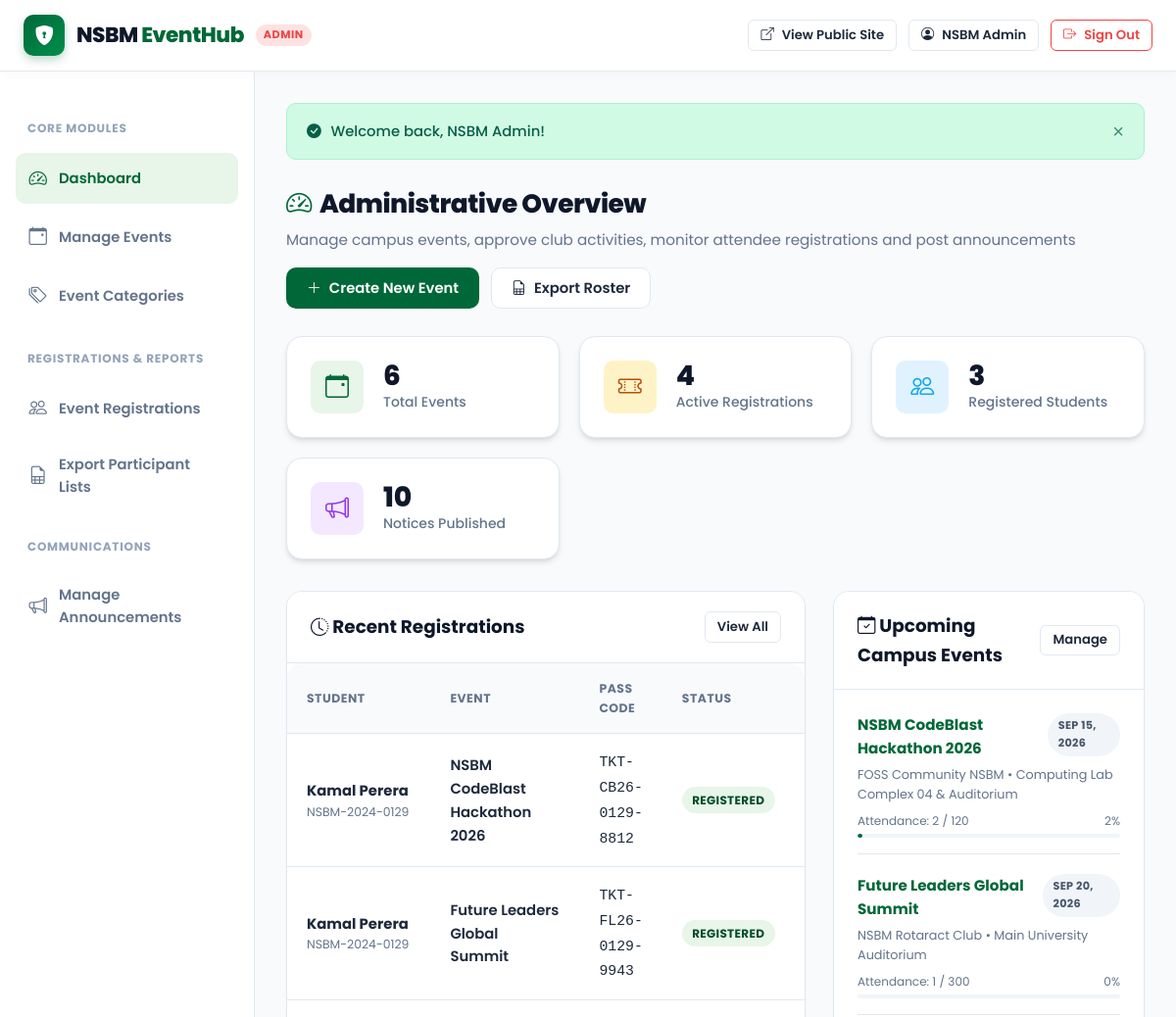
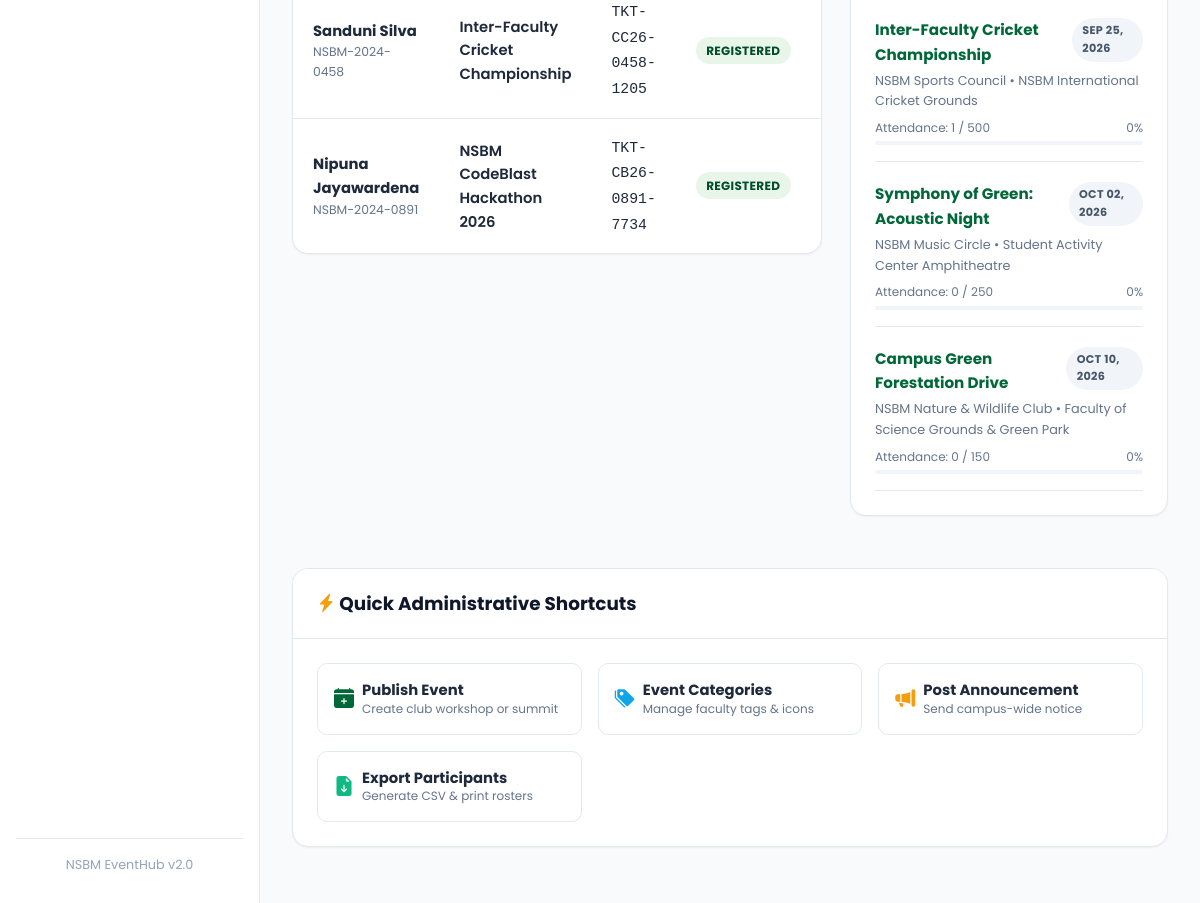
Page /admin/dashboard.php (signed in) on the committed database (2 pictures, top to bottom).
### tables this page shows
CREATE TABLE registrations (
    id INT AUTO_INCREMENT PRIMARY KEY,
    event_id INT NOT NULL,
    user_id INT NOT NULL,
    ticket_code VARCHAR(60) NOT NULL UNIQUE,
    status ENUM('registered', 'attended', 'cancelled') NOT NULL DEFAULT 'registered',
    registration_date TIMESTAMP DEFAULT CURRENT_TIMESTAMP,
    special_requirements VARCHAR(255) NULL,
    CONSTRAINT fk_reg_event FOREIGN KEY (event_id) REFERENCES events(id) ON DELETE CASCADE,
    CONSTRAINT fk_reg_user FOREIGN KEY (user_id) REFERENCES users(id) ON DELETE CASCADE,
    CONSTRAINT uk_user_event UNIQUE (event_id, user_id)
);

CREATE TABLE users (
    id INT AUTO_INCREMENT PRIMARY KEY,
    full_name VARCHAR(150) NOT NULL,
    student_id VARCHAR(50) NULL UNIQUE,
    email VARCHAR(150) NOT NULL UNIQUE,
    password VARCHAR(255) NOT NULL,
    role ENUM('admin', 'student') NOT NULL DEFAULT 'student',
    faculty VARCHAR(100) NULL,
    phone VARCHAR(20) NULL,
    created_at TIMESTAMP DEFAULT CURRENT_TIMESTAMP
);

CREATE TABLE events (
    id INT AUTO_INCREMENT PRIMARY KEY,
    category_id INT NOT NULL,
    title VARCHAR(200) NOT NULL,
    club_name VARCHAR(150) NOT NULL,
    description TEXT NOT NULL,
    venue VARCHAR(200) NOT NULL,
    event_date DATE NOT NULL,
    start_time TIME NOT NULL,
    end_time TIME NOT NULL,
    capacity INT NOT NULL DEFAULT 100,
    banner_image VARCHAR(255) NULL,
    status ENUM('upcoming', 'ongoing', 'completed', 'cancelled') NOT NULL DEFAULT 'upcoming',
    created_by INT NOT NULL,
    created_at TIMESTAMP DEFAULT CURRENT_TIMESTAMP,
    CONSTRAINT fk_event_category FOREIGN KEY (category_id) REFERENCES categories(id) ON DELETE CASCADE,
    CONSTRAINT fk_event_creator FOREIGN KEY (created_by) REFERENCES users(id) ON DELETE CASCADE
);

### config/database.php (called while the page is built, shortened)
<?php
function formatDate($dateString) {
    $timestamp = strtotime($dateString);
    return date('M d, Y', $timestamp);
}
function getBaseUrl() {
    $scriptName = str_replace('\\', '/', $_SERVER['SCRIPT_NAME'] ?? '');
    $dir = str_replace('\\', '/', dirname($scriptName));
    if (strpos($dir, '/admin') !== false) {
        $dir = str_replace('\\', '/', dirname($dir));
    }
    $trimmed = trim($dir, '/');
    return $trimmed === '' ? '/' : '/' . $trimmed . '/';
}
function getStatusBadgeClass($status) {
    switch (strtolower($status)) {
        case 'registered':
            return 'badge-registered';
    }
}

### admin/dashboard.php (the view, shortened to what this page needs)
<?php
require_once __DIR__ . '/header.php';
$pdo = getDbConnection();
$totalEvents = $pdo->query("SELECT COUNT(*) FROM events")->fetchColumn();
$totalRegs = $pdo->query("SELECT COUNT(*) FROM registrations WHERE status != 'cancelled'")->fetchColumn();
$totalStudents = $pdo->query("SELECT COUNT(*) FROM users WHERE role = 'student'")->fetchColumn();
$totalAnnouncements = $pdo->query("SELECT COUNT(*) FROM announcements")->fetchColumn();
$recentRegsStmt = $pdo->query("
    SELECT r.*, u.full_name, u.student_id, u.email, e.title as event_title, e.event_date
    FROM registrations r
    JOIN users u ON r.user_id = u.id
    JOIN events e ON r.event_id = e.id
    ORDER BY r.registration_date DESC
    LIMIT 6
");
$recentRegs = $recentRegsStmt->fetchAll();
$upcomingEventsStmt = $pdo->query("
    SELECT e.*, c.name as category_name,
           (SELECT COUNT(*) FROM registrations r WHERE r.event_id = e.id AND r.status != 'cancelled') as registered_count
    FROM events e
    JOIN categories c ON e.category_id = c.id
    WHERE e.status = 'upcoming' AND e.event_date >= CURDATE()
    ORDER BY e.event_date ASC
    LIMIT 5
");
$upcomingEvents = $upcomingEventsStmt->fetchAll();
?>
<div class="section-header">
    <div>
        <h1 class="section-title"><i class="bi bi-speedometer2"></i> Administrative Overview</h1>
        <p class="section-subtitle">Manage campus events, approve club activities, monitor attendee registrations and post announcements</p>
    </div>
    <div style="display: flex; gap: 0.75rem;">
        <a href="<?php echo $baseUrl; ?>admin/event_add.php" class="btn btn-primary">
            <i class="bi bi-plus-lg"></i> Create New Event
        </a>
        <a href="<?php echo $baseUrl; ?>admin/export_participants.php" class="btn btn-secondary">
            <i class="bi bi-file-earmark-spreadsheet"></i> Export Roster
        </a>
    </div>
</div>
<div class="stats-grid" style="margin-top: 0; margin-bottom: 2rem;">
    <div class="stat-card">
        <div class="stat-icon green"><i class="bi bi-calendar-event"></i></div>
        <div>
            <div class="stat-number"><?php echo $totalEvents; ?></div>
            <div class="stat-label">Total Events</div>
        </div>
    </div>
    <div class="stat-card">
        <div class="stat-icon gold"><i class="bi bi-ticket-perforated"></i></div>
        <div>
            <div class="stat-number"><?php echo $totalRegs; ?></div>
            <div class="stat-label">Active Registrations</div>
        </div>
    </div>
    <div class="stat-card">
        <div class="stat-icon blue"><i class="bi bi-people"></i></div>
        <div>
            <div class="stat-number"><?php echo $totalStudents; ?></div>
            <div class="stat-label">Registered Students</div>
        </div>
    </div>
    <div class="stat-card">
        <div class="stat-icon purple"><i class="bi bi-megaphone"></i></div>
        <div>
            <div class="stat-number"><?php echo $totalAnnouncements; ?></div>
            <div class="stat-label">Notices Published</div>
        </div>
    </div>
</div>
<div style="display: grid; grid-template-columns: 2fr 1.2fr; gap: 1.75rem; align-items: start;">
    <div class="card">
        <div class="card-header">
            <h3 class="card-title"><i class="bi bi-clock-history"></i> Recent Registrations</h3>
            <a href="<?php echo $baseUrl; ?>admin/registrations.php" class="btn btn-secondary btn-sm">View All</a>
        </div>
        <div class="card-body" style="padding: 0;">
            <?php if (empty($recentRegs)): ?>
                <div style="padding: 2rem; text-align: center; color: var(--text-muted);">
                    No registrations recorded yet.
                </div>
            <?php else: ?>
                <div class="table-responsive" style="border: none; box-shadow: none;">
                    <table class="table">
                        <thead>
                            <tr>
                                <th>Student</th>
                                <th>Event</th>
                                <th>Pass Code</th>
                                <th>Status</th>
                                <th>Date</th>
                            </tr>
                        </thead>
                        <tbody>
                            <?php foreach ($recentRegs as $reg): ?>
                                <tr>
                                    <td>
                                        <strong><?php echo htmlspecialchars($reg['full_name']); ?></strong>
                                        <div style="font-size: 0.775rem; color: var(--text-muted);"><?php echo htmlspecialchars($reg['student_id'] ?: $reg['email']); ?></div>
                                    </td>
                                    <td>
                                        <span style="font-weight: 600;"><?php echo htmlspecialchars($reg['event_title']); ?></span>
                                    </td>
                                    <td><code><?php echo htmlspecialchars($reg['ticket_code']); ?></code></td>
                                    <td>
                                        <span class="badge <?php echo getStatusBadgeClass($reg['status']); ?>">
                                            <?php echo ucfirst($reg['status']); ?>
                                        </span>
                                    </td>
                                    <td style="font-size: 0.8rem; color: var(--text-muted);">
                                    </td>
                                </tr>
                            <?php endforeach; ?>
                        </tbody>
                    </table>
                </div>
            <?php endif; ?>
        </div>
    </div>
    <div class="card">
        <div class="card-header">
            <h3 class="card-title"><i class="bi bi-calendar-check"></i> Upcoming Campus Events</h3>
            <a href="<?php echo $baseUrl; ?>admin/events.php" class="btn btn-secondary btn-sm">Manage</a>
        </div>
        <div class="card-body">
            <?php if (empty($upcomingEvents)): ?>
                <p style="color: var(--text-muted); text-align: center;">No upcoming events scheduled.</p>
            <?php else: ?>
                <div style="display: flex; flex-direction: column; gap: 1.25rem;">
                    <?php foreach ($upcomingEvents as $ue):
                        $fillPct = min(100, round(($ue['registered_count'] / $ue['capacity']) * 100));
                    ?>
                        <div style="border-bottom: 1px solid var(--border-color); padding-bottom: 1rem;">
                            <div style="display: flex; justify-content: space-between; align-items: flex-start; margin-bottom: 0.25rem;">
                                <h4 style="font-size: 0.95rem; font-weight: 700; color: var(--secondary);">
                                    <a href="<?php echo $baseUrl; ?>admin/event_edit.php?id=<?php echo $ue['id']; ?>"><?php echo htmlspecialchars($ue['title']); ?></a>
                                </h4>
                                <span class="badge badge-normal" style="font-size: 0.7rem;"><?php echo formatDate($ue['event_date']); ?></span>
                            </div>
                            <div style="font-size: 0.8rem; color: var(--text-muted); margin-bottom: 0.4rem;">
                                <?php echo htmlspecialchars($ue['club_name']); ?> &bull; <?php echo htmlspecialchars($ue['venue']); ?>
                            </div>
                            <div style="display: flex; justify-content: space-between; font-size: 0.75rem; color: var(--text-muted); margin-bottom: 0.25rem;">
                                <span>Attendance: <?php echo $ue['registered_count']; ?> / <?php echo $ue['capacity']; ?></span>
                                <span><?php echo $fillPct; ?>%</span>
                            </div>
                            <div class="progress-bar-bg" style="height: 4px;">
                                <div class="progress-bar-fill <?php echo $fillPct >= 90 ? 'danger' : ($fillPct >= 70 ? 'warning' : ''); ?>" style="width: <?php echo $fillPct; ?>%;"></div>
                            </div>
                        </div>
                    <?php endforeach; ?>
                </div>
            <?php endif; ?>
        </div>
    </div>
</div>
<div class="card" style="margin-top: 1.75rem;">
    <div class="card-header">
        <h3 class="card-title"><i class="bi bi-lightning-charge-fill" style="color: var(--accent);"></i> Quick Administrative Shortcuts</h3>
    </div>
    <div class="card-body">
        <div style="display: grid; grid-template-columns: repeat(auto-fit, minmax(200px, 1fr)); gap: 1rem;">
            <a href="<?php echo $baseUrl; ?>admin/event_add.php" class="btn btn-secondary" style="padding: 1rem; text-align: left; justify-content: flex-start;">
                <i class="bi bi-calendar-plus-fill" style="color: var(--primary); font-size: 1.25rem;"></i>
                <div>
                    <strong>Publish Event</strong>
                    <div style="font-size: 0.75rem; color: var(--text-muted); font-weight: normal;">Create club workshop or summit</div>
                </div>
            </a>
            <a href="<?php echo $baseUrl; ?>admin/categories.php" class="btn btn-secondary" style="padding: 1rem; text-align: left; justify-content: flex-start;">
                <i class="bi bi-tags-fill" style="color: var(--info); font-size: 1.25rem;"></i>
                <div>
                    <strong>Event Categories</strong>
                    <div style="font-size: 0.75rem; color: var(--text-muted); font-weight: normal;">Manage faculty tags & icons</div>
                </div>
            </a>
            <a href="<?php echo $baseUrl; ?>admin/announcements.php" class="btn btn-secondary" style="padding: 1rem; text-align: left; justify-content: flex-start;">
                <i class="bi bi-megaphone-fill" style="color: var(--warning); font-size: 1.25rem;"></i>
                <div>
                    <strong>Post Announcement</strong>
                    <div style="font-size: 0.75rem; color: var(--text-muted); font-weight: normal;">Send campus-wide notice</div>
                </div>
            </a>
            <a href="<?php echo $baseUrl; ?>admin/export_participants.php" class="btn btn-secondary" style="padding: 1rem; text-align: left; justify-content: flex-start;">
                <i class="bi bi-file-earmark-arrow-down-fill" style="color: var(--success); font-size: 1.25rem;"></i>
                <div>
                    <strong>Export Participants</strong>
                    <div style="font-size: 0.75rem; color: var(--text-muted); font-weight: normal;">Generate CSV & print rosters</div>
                </div>
            </a>
        </div>
    </div>
</div>
<?php require_once __DIR__ . '/footer.php'; ?>

### rows in the picture
registrations: user.full_name "Kamal Perera", user.student_id "NSBM-2024-0129", event.title "NSBM CodeBlast Hackathon 2026", ticket_code "TKT-CB26-0129-8812", status "REGISTERED"
registrations: user.full_name "Kamal Perera", user.student_id "NSBM-2024-0129", event.title "Future Leaders Global Summit", ticket_code "TKT-FL26-0129-9943", status "REGISTERED"
registrations: user.full_name "Sanduni Silva", user.student_id "NSBM-2024-0458", event.title "Inter-Faculty Cricket Championship", ticket_code "TKT-CC26-0458-1205", status "REGISTERED"
registrations: user.full_name "Nipuna Jayawardena", user.student_id "NSBM-2024-0891", event.title "NSBM CodeBlast Hackathon 2026", ticket_code "TKT-CB26-0891-7734", status "REGISTERED"
events: title "NSBM CodeBlast Hackathon 2026", event_date "SEP 15, 2026", club_name "FOSS Community NSBM", venue "Computing Lab Complex 04 & Auditorium", registered_count "2", capacity "120", fillPct "2"
events: title "Future Leaders Global Summit", event_date "SEP 20, 2026", club_name "NSBM Rotaract Club", venue "Main University Auditorium", registered_count "1", capacity "300", fillPct "0"
events: title "Inter-Faculty Cricket Championship", event_date "SEP 25, 2026", club_name "NSBM Sports Council", venue "NSBM International Cricket Grounds", registered_count "1", capacity "500", fillPct "0"
events: title "Symphony of Green: Acoustic Night", event_date "OCT 02, 2026", club_name "NSBM Music Circle", venue "Student Activity Center Amphitheatre", registered_count "0", capacity "250", fillPct "0"
events: title "Campus Green Forestation Drive", event_date "OCT 10, 2026", club_name "NSBM Nature & Wildlife Club", venue "Faculty of Science Grounds & Green Park", registered_count "0", capacity "150", fillPct "0"

### other values in the picture
$currentUser['name'] "NSBM Admin"
$flash['message'] "Welcome back, NSBM Admin!"
$totalEvents "6"
$totalRegs "4"
$totalStudents "3"
$totalAnnouncements "10"
